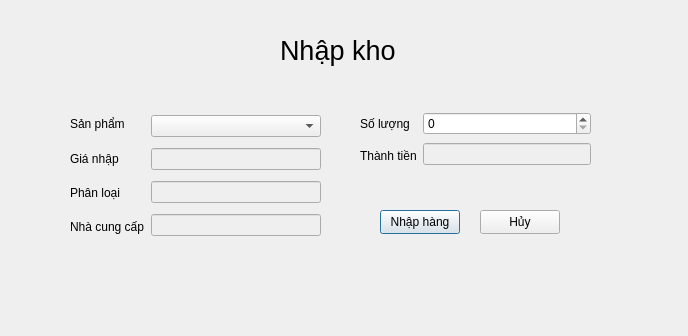
<?xml version="1.0" encoding="UTF-8"?>
<ui version="4.0">
 <class>import_product</class>
 <widget class="QDialog" name="import_product">
  <property name="geometry">
   <rect>
    <x>0</x>
    <y>0</y>
    <width>688</width>
    <height>336</height>
   </rect>
  </property>
  <property name="windowTitle">
   <string>Nhập kho</string>
  </property>
  <widget class="QPushButton" name="pb_save">
   <property name="geometry">
    <rect>
     <x>380</x>
     <y>210</y>
     <width>80</width>
     <height>24</height>
    </rect>
   </property>
   <property name="text">
    <string>Nhập hàng</string>
   </property>
  </widget>
  <widget class="QLabel" name="lb_Tittle">
   <property name="geometry">
    <rect>
     <x>280</x>
     <y>30</y>
     <width>121</width>
     <height>41</height>
    </rect>
   </property>
   <property name="font">
    <font>
     <pointsize>20</pointsize>
    </font>
   </property>
   <property name="lineWidth">
    <number>1</number>
   </property>
   <property name="text">
    <string>Nhập kho</string>
   </property>
  </widget>
  <widget class="QPushButton" name="pb_cancel">
   <property name="geometry">
    <rect>
     <x>480</x>
     <y>210</y>
     <width>80</width>
     <height>24</height>
    </rect>
   </property>
   <property name="text">
    <string>Hủy</string>
   </property>
  </widget>
  <widget class="QWidget" name="">
   <property name="geometry">
    <rect>
     <x>70</x>
     <y>110</y>
     <width>251</width>
     <height>131</height>
    </rect>
   </property>
   <layout class="QHBoxLayout" name="horizontalLayout">
    <item>
     <layout class="QVBoxLayout" name="verticalLayout">
      <item>
       <widget class="QLabel" name="lb_product">
        <property name="text">
         <string>Sản phẩm</string>
        </property>
       </widget>
      </item>
      <item>
       <widget class="QLabel" name="lb_import_price">
        <property name="text">
         <string>Giá nhập</string>
        </property>
       </widget>
      </item>
      <item>
       <widget class="QLabel" name="label">
        <property name="text">
         <string>Phân loại</string>
        </property>
       </widget>
      </item>
      <item>
       <widget class="QLabel" name="label_2">
        <property name="text">
         <string>Nhà cung cấp</string>
        </property>
       </widget>
      </item>
     </layout>
    </item>
    <item>
     <layout class="QVBoxLayout" name="verticalLayout_2">
      <item>
       <widget class="QComboBox" name="cb_product"/>
      </item>
      <item>
       <widget class="QLineEdit" name="le_import_price">
        <property name="enabled">
         <bool>false</bool>
        </property>
       </widget>
      </item>
      <item>
       <widget class="QLineEdit" name="le_category">
        <property name="enabled">
         <bool>false</bool>
        </property>
       </widget>
      </item>
      <item>
       <widget class="QLineEdit" name="le_supplier">
        <property name="enabled">
         <bool>false</bool>
        </property>
       </widget>
      </item>
     </layout>
    </item>
   </layout>
  </widget>
  <widget class="QWidget" name="">
   <property name="geometry">
    <rect>
     <x>360</x>
     <y>110</y>
     <width>231</width>
     <height>59</height>
    </rect>
   </property>
   <layout class="QHBoxLayout" name="horizontalLayout_2">
    <item>
     <layout class="QVBoxLayout" name="verticalLayout_3">
      <item>
       <widget class="QLabel" name="lb_sl">
        <property name="text">
         <string>Số lượng</string>
        </property>
       </widget>
      </item>
      <item>
       <widget class="QLabel" name="lb_total">
        <property name="text">
         <string>Thành tiền</string>
        </property>
       </widget>
      </item>
     </layout>
    </item>
    <item>
     <layout class="QVBoxLayout" name="verticalLayout_4">
      <item>
       <widget class="QSpinBox" name="sb_so_luong">
        <property name="maximum">
         <number>999999999</number>
        </property>
       </widget>
      </item>
      <item>
       <widget class="QLineEdit" name="le_total">
        <property name="enabled">
         <bool>false</bool>
        </property>
       </widget>
      </item>
     </layout>
    </item>
   </layout>
  </widget>
 </widget>
 <resources/>
 <connections/>
</ui>
